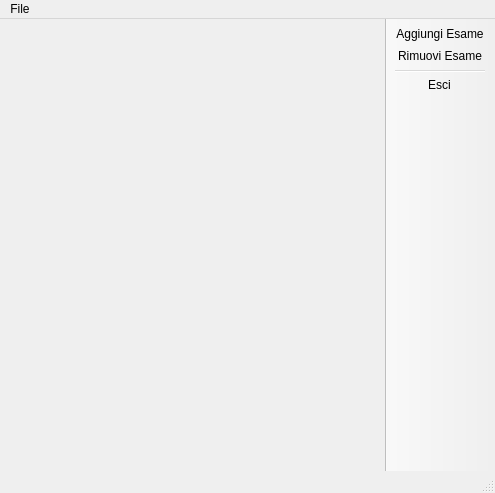
<?xml version="1.0" encoding="UTF-8"?>
<ui version="4.0">
 <class>MainWindow_Esami</class>
 <widget class="QMainWindow" name="MainWindow_Esami">
  <property name="windowModality">
   <enum>Qt::NonModal</enum>
  </property>
  <property name="geometry">
   <rect>
    <x>0</x>
    <y>0</y>
    <width>495</width>
    <height>493</height>
   </rect>
  </property>
  <property name="windowTitle">
   <string>Libretto Universitario -- Esami</string>
  </property>
  <property name="toolButtonStyle">
   <enum>Qt::ToolButtonTextUnderIcon</enum>
  </property>
  <widget class="QWidget" name="centralwidget"/>
  <widget class="QMenuBar" name="menubar">
   <property name="enabled">
    <bool>true</bool>
   </property>
   <property name="geometry">
    <rect>
     <x>0</x>
     <y>0</y>
     <width>495</width>
     <height>22</height>
    </rect>
   </property>
   <widget class="QMenu" name="menuFile">
    <property name="title">
     <string>File</string>
    </property>
    <addaction name="actionAggiungi_Esame"/>
    <addaction name="actionRimuovi_Esame"/>
    <addaction name="separator"/>
    <addaction name="actionEsci"/>
   </widget>
   <addaction name="menuFile"/>
  </widget>
  <widget class="QStatusBar" name="statusbar"/>
  <widget class="QToolBar" name="toolBar">
   <property name="windowTitle">
    <string>toolBar</string>
   </property>
   <property name="toolTip">
    <string/>
   </property>
   <property name="statusTip">
    <string/>
   </property>
   <property name="movable">
    <bool>false</bool>
   </property>
   <attribute name="toolBarArea">
    <enum>RightToolBarArea</enum>
   </attribute>
   <attribute name="toolBarBreak">
    <bool>false</bool>
   </attribute>
   <addaction name="actionAggiungi_Esame"/>
   <addaction name="actionRimuovi_Esame"/>
   <addaction name="separator"/>
   <addaction name="actionEsci"/>
  </widget>
  <action name="actionAggiungi_Esame">
   <property name="icon">
    <iconset>
     <normaloff>../Icons/dialog-more.png</normaloff>../Icons/dialog-more.png</iconset>
   </property>
   <property name="text">
    <string>Aggiungi Esame</string>
   </property>
   <property name="statusTip">
    <string>Aggiungi un esame al database</string>
   </property>
   <property name="shortcut">
    <string>Meta++</string>
   </property>
  </action>
  <action name="actionRimuovi_Esame">
   <property name="icon">
    <iconset>
     <normaloff>../Icons/dialog-cancel-3.png</normaloff>../Icons/dialog-cancel-3.png</iconset>
   </property>
   <property name="text">
    <string>Rimuovi Esame</string>
   </property>
   <property name="statusTip">
    <string>Rimuovi l'esame selezionato dal database</string>
   </property>
   <property name="shortcut">
    <string>Meta+-</string>
   </property>
  </action>
  <action name="actionEsci">
   <property name="icon">
    <iconset>
     <normaloff>../Icons/application-exit.png</normaloff>../Icons/application-exit.png</iconset>
   </property>
   <property name="text">
    <string>Esci</string>
   </property>
   <property name="statusTip">
    <string>Esci e torna alla finestra principale</string>
   </property>
   <property name="shortcut">
    <string>Meta+Q</string>
   </property>
  </action>
  <action name="actionInformazioni">
   <property name="text">
    <string>Informazioni</string>
   </property>
  </action>
 </widget>
 <resources/>
 <connections>
  <connection>
   <sender>actionEsci</sender>
   <signal>triggered()</signal>
   <receiver>MainWindow_Esami</receiver>
   <slot>close()</slot>
   <hints>
    <hint type="sourcelabel">
     <x>-1</x>
     <y>-1</y>
    </hint>
    <hint type="destinationlabel">
     <x>247</x>
     <y>246</y>
    </hint>
   </hints>
  </connection>
 </connections>
</ui>
